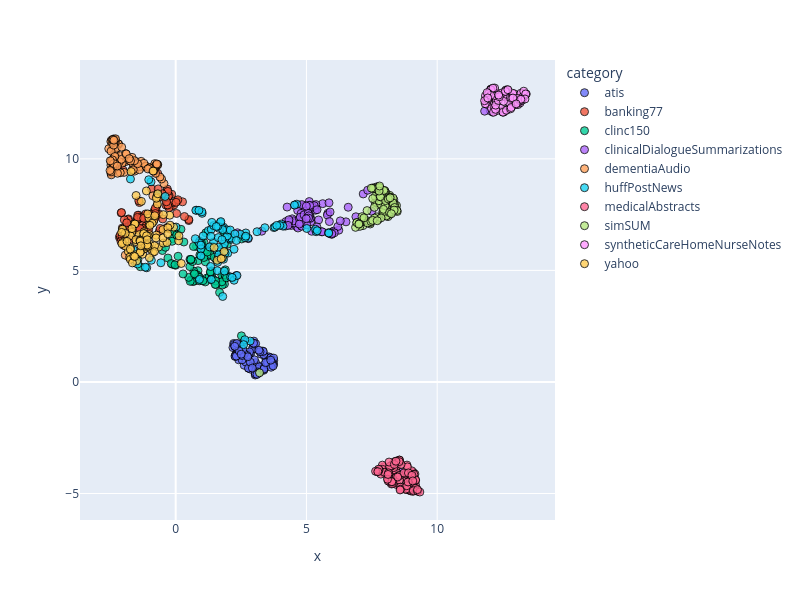

The notebook cell saved with this chart:
### Code cell
dimensionality_reduction_plots(file_paths="./outputsTest/*/mda_dim_scores.csv")

### Figure 1 — Plotly figure (JSON) as saved in the notebook; plotly's stock layout.template omitted (floating-point values rounded to 4 significant figures)
{"data": [{"customdata": [["atis_199"], ["atis_12"], ["atis_115"], ["atis_276"], ["atis_188"], ["atis_137"], ["atis_177"], ["atis_106"], ["atis_100"], ["atis_267"], ["atis_112"], ["atis_126"], ["atis_120"], ["atis_239"], ["atis_101"], ["atis_153"], ["atis_13"], ["atis_101"], ["atis_136"], ["atis_212"], ["atis_230"], ["atis_112"], ["atis_122"], ["atis_156"], ["atis_232"], ["atis_3"], ["atis_171"], ["atis_187"], ["atis_151"], ["atis_10"], ["atis_154"], ["atis_425"], ["atis_185"], ["atis_25"], ["atis_148"], ["atis_134"], ["atis_188"], ["atis_193"], ["atis_129"], ["atis_109"], ["atis_180"], ["atis_275"], ["atis_124"], ["atis_10"], ["atis_210"], ["atis_118"], ["atis_206"], ["atis_138"], ["atis_15"], ["atis_227"], ["atis_13"], ["atis_218"], ["atis_20"], ["atis_150"], ["atis_110"], ["atis_164"], ["atis_116"], ["atis_152"], ["atis_132"], ["atis_144"], ["atis_128"], ["atis_117"], ["atis_217"], ["atis_17"], ["atis_168"], ["atis_15"], ["atis_10"], ["atis_100"], ["atis_130"], ["atis_111"], ["atis_150"], ["atis_544"], ["atis_145"], ["atis_108"], ["atis_270"], ["atis_209"], ["atis_118"], ["atis_117"], ["atis_304"], ["atis_128"], ["atis_101"], ["atis_210"], ["atis_204"], ["atis_157"], ["atis_11"], ["atis_268"], ["atis_116"], ["atis_148"], ["atis_112"], ["atis_198"], ["atis_125"], ["atis_0"], ["atis_128"], ["atis_129"], ["atis_199"], ["atis_105"], ["atis_257"], ["atis_108"], ["atis_153"], ["atis_11"]], "hovertemplate": "category=atis<br>x=%{x}<br>y=%{y}<br>doc_id=%{customdata[0]}<extra></extra>", "legendgroup": "atis", "marker": {"color": "#636efa", "line": {"color": "black", "width": 1}, "opacity": 0.8, "size": 8, "symbol": "circle"}, "mode": "markers", "name": "atis", "orientation": "v", "showlegend": true, "type": "scatter", "x": [3.036, 3.73, 3.111, 3.271, 2.276, 3.058, 3.442, 2.497, 2.218, 2.845, 3.479, 2.988, 2.969, 2.551, 3.448, 2.324, 2.41, 2.349, 2.377, 3.216, 2.356, 2.341, 3.307, 2.87, 3.457, 2.969, 2.491, 3.313, 3.581, 2.934, 2.286, 2.374, 3.011, 3.226, 3.56, 2.293, 2.19, 3.36, 2.793, 2.621, 2.806, 3.369, 2.327, 3.331, 2.401, 3.096, 2.274, 3.197, 2.825, 3.004, 2.685, 3.383, 3.057, 3.042, 2.539, 2.268, 2.865, 3.582, 2.782, 3.139, 2.978, 3.058, 2.622, 3.348, 2.326, 3.636, 2.469, 3.749, 3.395, 3.045, 3.2, 2.241, 3.224, 2.851, 2.933, 3.741, 2.556, 3.681, 2.733, 2.626, 3.494, 3.379, 2.535, 3.179, 3.744, 3.514, 3.683, 3.647, 3.727, 2.27, 3.441, 3.109, 2.341, 2.32, 2.567, 2.421, 2.755, 3.634, 2.505, 2.257], "xaxis": "x", "y": [0.7642, 0.8011, 0.5624, 1.245, 1.18, 0.8569, 1.112, 1.456, 1.725, 0.6863, 0.787, 1.83, 1.462, 1.247, 0.7316, 1.282, 0.992, 1.295, 1.691, 0.539, 1.414, 1.455, 0.6445, 1.285, 1.0, 1.599, 1.543, 0.7267, 1.08, 1.484, 1.164, 1.544, 0.9917, 0.5749, 1.125, 1.59, 1.54, 0.5195, 0.6106, 0.7478, 1.237, 1.224, 1.522, 1.381, 1.655, 0.587, 1.618, 0.6765, 1.345, 1.694, 0.8894, 0.5612, 1.716, 0.3118, 0.9911, 1.599, 0.5719, 0.9869, 0.6179, 0.4501, 1.736, 0.3682, 1.818, 1.369, 1.561, 1.086, 1.624, 0.9631, 0.657, 0.361, 0.4295, 1.678, 1.355, 0.8876, 0.6228, 0.7893, 1.41, 0.7535, 1.186, 1.258, 0.7778, 0.5841, 1.185, 1.423, 1.07, 0.8746, 0.8699, 0.6593, 0.7195, 1.144, 0.8652, 0.3385, 1.726, 1.158, 1.463, 1.398, 1.127, 0.9752, 1.244, 1.596], "yaxis": "y"}, {"customdata": [["atis_303"], ["atis_171"], ["atis_196"], ["atis_294"], ["atis_199"], ["atis_146"], ["atis_243"], ["atis_116"], ["atis_119"], ["atis_297"], ["atis_275"], ["atis_159"], ["atis_299"], ["atis_245"], ["atis_146"], ["atis_194"], ["atis_143"], ["atis_170"], ["atis_15"], ["atis_283"], ["atis_234"], ["atis_220"], ["atis_222"], ["atis_211"], ["atis_410"], ["atis_343"], ["atis_196"], ["atis_252"], ["atis_166"], ["atis_271"], ["atis_223"], ["atis_475"], ["atis_216"], ["atis_289"], ["atis_15"], ["atis_15"], ["atis_239"], ["atis_372"], ["atis_185"], ["atis_22"], ["atis_236"], ["atis_276"], ["atis_130"], ["atis_133"], ["atis_249"], ["atis_155"], ["atis_249"], ["atis_176"], ["atis_249"], ["atis_257"], ["atis_168"], ["atis_290"], ["atis_27"], ["atis_200"], ["atis_215"], ["atis_18"], ["atis_146"], ["atis_158"], ["atis_151"], ["atis_189"], ["atis_225"], ["atis_233"], ["atis_255"], ["atis_239"], ["atis_221"], ["atis_161"], ["atis_126"], ["atis_148"], ["atis_154"], ["atis_118"], ["atis_297"], ["atis_586"], ["atis_195"], ["atis_128"], ["atis_303"], ["atis_305"], ["atis_283"], ["atis_169"], ["atis_314"], ["atis_196"], ["atis_246"], ["atis_259"], ["atis_271"], ["atis_182"], ["atis_380"], ["atis_330"], ["atis_173"], ["atis_383"], ["atis_359"], ["atis_334"], ["atis_136"], ["atis_134"], ["atis_158"], ["atis_144"], ["atis_216"], ["atis_208"], ["atis_271"], ["atis_166"], ["atis_211"], ["atis_24"]], "hovertemplate": "category=banking77<br>x=%{x}<br>y=%{y}<br>doc_id=%{customdata[0]}<extra></extra>", "legendgroup": "banking77", "marker": {"color": "#EF553B", "line": {"color": "black", "width": 1}, "opacity": 0.8, "size": 8, "symbol": "circle"}, "mode": "markers", "name": "banking77", "orientation": "v", "showlegend": true, "type": "scatter", "x": [-0.1507, -1.275, -0.3252, -1.461, -0.8145, -0.9497, 0.05751, -0.2528, -0.3321, 0.5009, 0.5015, -1.32, -0.4444, 0.03462, -1.205, -1.135, -0.921, -0.7015, -1.488, -0.648, -2.013, -0.1629, -1.254, -0.2813, -2.085, -1.804, -1.826, -2.224, -1.149, -1.414, -0.3198, 0.2614, -1.974, -1.674, -0.2996, -1.991, -2.152, -0.7179, -2.11, -0.07561, -1.133, -2.128, -0.8269, -0.6876, -2.472, -0.306, -1.385, -1.061, -1.77, -0.5124, -0.1451, -1.776, -1.453, -2.042, -1.211, -1.692, -1.154, -1.91, -0.8135, -0.6247, -0.2318, -2.051, -1.412, 0.08341, -0.2574, -1.304, -0.9762, -1.0, -0.5914, -0.9849, -0.3726, -1.559, -0.9868, -1.966, -0.7617, -1.353, 0.3335, -0.7847, -1.149, -1.439, -1.314, 0.01346, -1.838, -1.457, -2.073, -0.6694, -1.031, -1.424, -0.7743, -1.224, -2.016, -1.366, -0.3037, -1.79, -0.3516, -0.4959, -0.3361, 0.7258, -1.871, -2.094], "xaxis": "x", "y": [8.415, 6.306, 8.239, 7.275, 7.669, 7.523, 8.115, 8.35, 8.528, 7.234, 7.281, 7.114, 8.258, 7.552, 6.854, 6.991, 8.654, 7.478, 7.239, 7.537, 9.495, 7.869, 6.89, 8.324, 7.575, 7.308, 7.275, 9.624, 6.826, 7.474, 8.645, 8.075, 6.895, 6.383, 8.54, 6.125, 6.482, 7.904, 6.444, 7.922, 7.477, 6.575, 7.26, 9.347, 9.35, 7.905, 8.042, 6.753, 6.881, 8.437, 8.01, 5.589, 7.468, 6.899, 7.414, 7.017, 6.62, 6.73, 7.317, 6.759, 6.857, 6.519, 8.119, 8.166, 7.807, 7.355, 7.305, 7.349, 6.884, 7.272, 7.926, 6.825, 7.445, 7.265, 7.727, 7.353, 7.415, 7.779, 7.531, 7.303, 7.365, 8.053, 6.718, 7.376, 7.594, 8.653, 6.848, 6.797, 7.548, 7.334, 6.851, 6.876, 7.93, 6.854, 8.077, 7.307, 6.923, 4.53, 7.134, 6.3], "yaxis": "y"}, {"customdata": [["atis_356"], ["atis_200"], ["atis_317"], ["atis_361"], ["atis_220"], ["atis_246"], ["atis_305"], ["atis_122"], ["atis_220"], ["atis_520"], ["atis_297"], ["atis_181"], ["atis_309"], ["atis_378"], ["atis_247"], ["atis_234"], ["atis_189"], ["atis_226"], ["atis_156"], ["atis_34"], ["atis_253"], ["atis_299"], ["atis_290"], ["atis_252"], ["atis_418"], ["atis_360"], ["atis_256"], ["atis_320"], ["atis_315"], ["atis_28"], ["atis_249"], ["atis_559"], ["atis_251"], ["atis_297"], ["atis_305"], ["atis_20"], ["atis_426"], ["atis_376"], ["atis_233"], ["atis_220"], ["atis_256"], ["atis_279"], ["atis_164"], ["atis_298"], ["atis_270"], ["atis_185"], ["atis_251"], ["atis_280"], ["atis_368"], ["atis_265"], ["atis_201"], ["atis_436"], ["atis_337"], ["atis_273"], ["atis_394"], ["atis_220"], ["atis_32"], ["atis_18"], ["atis_242"], ["atis_229"], ["atis_292"], ["atis_261"], ["atis_317"], ["atis_274"], ["atis_277"], ["atis_207"], ["atis_141"], ["atis_268"], ["atis_165"], ["atis_191"], ["atis_318"], ["atis_642"], ["atis_369"], ["atis_155"], ["atis_347"], ["atis_344"], ["atis_487"], ["atis_174"], ["atis_321"], ["atis_230"], ["atis_274"], ["atis_372"], ["atis_282"], ["atis_2"], ["atis_405"], ["atis_349"], ["atis_209"], ["atis_395"], ["atis_389"], ["atis_389"], ["atis_258"], ["atis_200"], ["atis_197"], ["atis_239"], ["atis_230"], ["atis_240"], ["atis_325"], ["atis_223"], ["atis_286"], ["atis_259"]], "hovertemplate": "category=clinc150<br>x=%{x}<br>y=%{y}<br>doc_id=%{customdata[0]}<extra></extra>", "legendgroup": "clinc150", "marker": {"color": "#00cc96", "line": {"color": "black", "width": 1}, "opacity": 0.8, "size": 8, "symbol": "circle"}, "mode": "markers", "name": "clinc150", "orientation": "v", "showlegend": true, "type": "scatter", "x": [1.367, 1.084, 0.5929, 1.31, 0.9809, 1.372, 1.23, 1.189, 0.857, 1.918, 1.801, 1.801, 0.7555, 1.272, 0.993, 1.864, 1.312, 0.9867, 0.7975, 1.153, 1.765, 1.378, 0.001379, 0.853, 0.5931, 0.6955, 1.374, 0.9652, 1.36, 0.8257, 1.135, 0.5462, 1.961, 0.09277, 0.6967, 1.168, 1.898, 1.766, 0.05412, 0.5429, 2.514, 0.2012, 1.692, 0.6449, 0.6614, -0.123, 1.783, 0.8113, 0.8958, -0.005429, -0.2971, 0.5563, 1.395, 0.9241, 1.968, -0.1273, 1.077, 1.901, 1.444, 1.536, 1.476, -0.1704, 1.546, 0.9791, 1.909, 0.7224, 1.103, 0.5786, 0.4966, -1.354, 0.9031, 1.807, 1.13, 0.8736, 1.765, -1.447, 1.527, 1.882, -0.06735, 1.341, 0.5809, -0.02658, 1.513, 1.879, 0.7176, 0.3118, -0.5071, 0.2815, 1.627, 1.679, -0.1366, 2.027, 0.03893, 1.325, 1.944, 1.043, -0.3919, 1.205, 0.6798, 2.525], "xaxis": "x", "y": [4.956, 6.245, 4.566, 5.898, 6.246, 4.795, 5.635, 4.655, 5.439, 4.715, 6.803, 4.685, 4.618, 4.7, 6.122, 4.391, 5.709, 5.892, 6.07, 6.685, 4.784, 4.619, 6.667, 4.986, 4.567, 4.957, 4.981, 4.556, 4.575, 4.648, 5.385, 5.493, 4.777, 5.634, 4.543, 5.914, 5.026, 5.963, 6.65, 5.17, 2.066, 6.843, 5.742, 5.398, 4.499, 6.421, 4.346, 4.802, 4.71, 5.231, 5.553, 4.509, 6.078, 5.688, 6.168, 5.276, 5.578, 4.732, 4.587, 5.516, 5.585, 5.307, 4.371, 5.956, 4.692, 4.818, 5.884, 5.464, 4.686, 5.165, 4.534, 6.004, 4.484, 4.697, 4.489, 5.482, 4.526, 4.804, 6.75, 4.925, 5.496, 5.254, 4.37, 6.65, 4.849, 6.273, 5.892, 4.842, 5.59, 4.012, 6.305, 6.41, 6.583, 4.935, 4.667, 4.539, 6.037, 5.823, 6.072, 6.411], "yaxis": "y"}, {"customdata": [["atis_36"], ["atis_223"], ["atis_421"], ["atis_394"], ["atis_24"], ["atis_385"], ["atis_316"], ["atis_187"], ["atis_313"], ["atis_547"], ["atis_337"], ["atis_227"], ["atis_324"], ["atis_463"], ["atis_361"], ["atis_294"], ["atis_206"], ["atis_28"], ["atis_239"], ["atis_39"], ["atis_261"], ["atis_313"], ["atis_457"], ["atis_360"], ["atis_453"], ["atis_398"], ["atis_430"], ["atis_324"], ["atis_357"], ["atis_335"], ["atis_269"], ["atis_562"], ["atis_26"], ["atis_409"], ["atis_32"], ["atis_241"], ["atis_488"], ["atis_407"], ["atis_447"], ["atis_235"], ["atis_292"], ["atis_303"], ["atis_252"], ["atis_347"], ["atis_386"], ["atis_325"], ["atis_311"], ["atis_437"], ["atis_417"], ["atis_356"], ["atis_210"], ["atis_455"], ["atis_404"], ["atis_336"], ["atis_396"], ["atis_239"], ["atis_42"], ["atis_379"], ["atis_38"], ["atis_317"], ["atis_338"], ["atis_304"], ["atis_454"], ["atis_300"], ["atis_304"], ["atis_254"], ["atis_237"], ["atis_345"], ["atis_188"], ["atis_246"], ["atis_389"], ["atis_645"], ["atis_407"], ["atis_21"], ["atis_355"], ["atis_367"], ["atis_488"], ["atis_318"], ["atis_334"], ["atis_276"], ["atis_427"], ["atis_412"], ["atis_302"], ["atis_27"], ["atis_441"], ["atis_397"], ["atis_276"], ["atis_468"], ["atis_430"], ["atis_398"], ["atis_310"], ["atis_213"], ["atis_224"], ["atis_381"], ["atis_237"], ["atis_288"], ["atis_338"], ["atis_326"], ["atis_300"], ["atis_337"]], "hovertemplate": "category=clinicalDialogueSummarizations<br>x=%{x}<br>y=%{y}<br>doc_id=%{customdata[0]}<extra></extra>", "legendgroup": "clinicalDialogueSummarizations", "marker": {"color": "#ab63fa", "line": {"color": "black", "width": 1}, "opacity": 0.8, "size": 8, "symbol": "circle"}, "mode": "markers", "name": "clinicalDialogueSummarizations", "orientation": "v", "showlegend": true, "type": "scatter", "x": [4.417, 4.623, 2.362, 4.676, 4.94, 4.758, 6.892, 5.163, 4.123, 4.218, 6.238, 5.048, 4.93, 4.457, 4.866, 5.822, 5.997, 6.04, 4.971, 5.27, 4.738, 5.622, 6.201, 5.293, 4.481, 5.029, 5.373, 4.557, 5.087, 5.2, 5.464, 5.333, 3.29, 2.317, 5.897, 6.512, 5.133, 5.862, 6.597, 12.12, 4.44, 5.107, 7.171, 5.8, 5.077, 2.776, 5.57, 6.294, 4.848, 4.941, 12.03, 5.066, 4.261, 5.108, 5.341, 4.815, 5.203, 4.936, 4.816, 5.904, 4.544, 5.4, 5.979, 5.359, 5.877, 4.665, 4.536, 4.515, 5.166, 4.732, 5.145, 4.328, 4.329, 4.195, 5.967, 5.213, 5.298, 5.606, 5.009, 4.798, 4.777, 7.696, 4.765, 5.124, 6.066, 4.91, 5.066, 5.092, 5.08, 4.822, 8.632, 4.996, 5.406, 4.295, 7.342, 5.968, 11.81, 4.726, 7.497, 4.993], "xaxis": "x", "y": [7.015, 6.964, 6.686, 6.901, 7.329, 7.915, 7.403, 7.317, 7.009, 7.189, 6.802, 7.757, 7.435, 7.312, 7.361, 7.563, 6.728, 6.762, 7.471, 7.912, 7.208, 7.992, 6.969, 7.89, 7.159, 7.764, 6.806, 7.93, 7.775, 6.755, 7.262, 7.8, 6.757, 4.766, 6.648, 7.177, 7.448, 8.028, 7.831, 12.1, 7.112, 8.086, 8.428, 7.481, 7.808, 6.424, 6.733, 7.22, 7.229, 7.904, 12.16, 7.722, 7.839, 7.918, 7.697, 7.001, 7.823, 7.673, 6.978, 7.619, 7.145, 6.949, 6.684, 7.952, 7.19, 7.687, 7.124, 7.221, 7.183, 7.31, 7.333, 7.177, 7.269, 6.986, 6.615, 7.87, 7.903, 6.73, 7.047, 7.555, 7.15, 8.747, 7.389, 7.912, 6.685, 7.489, 7.557, 7.445, 7.342, 7.951, -4.048, 7.883, 7.719, 7.016, 8.593, 6.64, 12.14, 7.076, 7.651, 7.317], "yaxis": "y"}, {"customdata": [["atis_405"], ["atis_232"], ["atis_424"], ["atis_402"], ["atis_364"], ["atis_416"], ["atis_365"], ["atis_288"], ["atis_316"], ["atis_553"], ["atis_403"], ["atis_380"], ["atis_329"], ["atis_488"], ["atis_364"], ["atis_386"], ["atis_284"], ["atis_280"], ["atis_392"], ["atis_428"], ["atis_447"], ["atis_441"], ["atis_474"], ["atis_510"], ["atis_467"], ["atis_512"], ["atis_44"], ["atis_338"], ["atis_537"], ["atis_405"], ["atis_325"], ["atis_57"], ["atis_298"], ["atis_455"], ["atis_424"], ["atis_473"], ["atis_514"], ["atis_448"], ["atis_46"], ["atis_280"], ["atis_420"], ["atis_316"], ["atis_352"], ["atis_479"], ["atis_397"], ["atis_391"], ["atis_456"], ["atis_525"], ["atis_554"], ["atis_383"], ["atis_32"], ["atis_513"], ["atis_407"], ["atis_348"], ["atis_428"], ["atis_244"], ["atis_490"], ["atis_41"], ["atis_525"], ["atis_523"], ["atis_351"], ["atis_334"], ["atis_464"], ["atis_421"], ["atis_320"], ["atis_278"], ["atis_386"], ["atis_351"], ["atis_228"], ["atis_289"], ["atis_563"], ["atis_646"], ["atis_451"], ["atis_381"], ["atis_368"], ["atis_400"], ["atis_526"], ["atis_360"], ["atis_401"], ["atis_478"], ["atis_469"], ["atis_422"], ["atis_353"], ["atis_279"], ["atis_467"], ["atis_503"], ["atis_285"], ["atis_469"], ["atis_465"], ["atis_494"], ["atis_516"], ["atis_264"], ["atis_243"], ["atis_392"], ["atis_250"], ["atis_325"], ["atis_454"], ["atis_403"], ["atis_34"], ["atis_388"]], "hovertemplate": "category=dementiaAudio<br>x=%{x}<br>y=%{y}<br>doc_id=%{customdata[0]}<extra></extra>", "legendgroup": "dementiaAudio", "marker": {"color": "#FFA15A", "line": {"color": "black", "width": 1}, "opacity": 0.8, "size": 8, "symbol": "circle"}, "mode": "markers", "name": "dementiaAudio", "orientation": "v", "showlegend": true, "type": "scatter", "x": [-0.8728, -0.9181, -2.18, -1.932, -2.389, -0.9167, -2.127, -2.476, -2.369, -1.979, -2.049, -0.4479, -2.331, -2.287, -1.488, -2.4, -2.373, -0.9294, -2.369, -2.042, -2.126, -0.7879, -2.455, -2.464, -1.628, -1.261, -1.323, -2.2, -2.356, -2.423, -1.571, -2.153, -2.42, -1.644, -1.914, -1.148, -1.397, -2.279, -2.119, -0.7597, -2.065, -1.663, -2.431, -2.466, -1.387, -2.461, -0.6877, -0.7991, -1.771, -2.427, -2.479, -2.076, -2.299, -0.7672, -1.715, -0.8164, -0.5397, -2.417, -1.929, -2.226, -2.56, -2.466, -0.6525, -1.141, -1.215, -0.7593, -2.472, -1.622, -2.31, -1.669, -2.47, -2.42, -2.36, -0.6023, -2.363, -0.6944, -0.7476, -1.89, -2.382, -2.328, -1.454, -2.412, -2.319, -1.574, -2.415, -2.374, -2.302, -1.004, -2.4, -2.371, -1.727, -1.063, -2.511, -2.362, -2.232, -0.7715, -2.503, -0.7184, -0.8407, -1.778], "xaxis": "x", "y": [8.345, 9.586, 10.66, 9.867, 10.63, 9.624, 9.401, 9.715, 10.76, 9.393, 9.856, 8.889, 9.548, 10.22, 9.849, 9.555, 9.805, 9.53, 9.475, 9.809, 10.14, 9.594, 9.509, 9.283, 9.74, 9.635, 9.888, 10.68, 10.2, 10.55, 9.449, 9.872, 10.63, 9.91, 10.24, 9.668, 9.65, 10.47, 9.38, 9.628, 10.53, 9.5, 10.73, 9.901, 9.514, 10.83, 9.738, 9.785, 9.92, 9.935, 10.77, 9.978, 10.79, 9.626, 9.968, 9.529, 9.097, 9.576, 5.682, 9.354, 10.45, 9.861, 8.279, 9.667, 9.799, 9.687, 10.34, 9.51, 9.766, 10.07, 9.416, 10.72, 10.75, 9.185, 10.82, 9.729, 9.72, 10.22, 10.89, 10.1, 9.781, 10.84, 10.86, 9.916, 9.952, 10.62, 10.9, 9.596, 10.87, 9.787, 9.901, 9.549, 9.475, 10.84, 9.677, 9.349, 9.913, 9.772, 9.453, 10.01], "yaxis": "y"}, {"customdata": [["atis_434"], ["atis_29"], ["atis_510"], ["atis_407"], ["atis_392"], ["atis_641"], ["atis_455"], ["atis_305"], ["atis_432"], ["atis_578"], ["atis_413"], ["atis_46"], ["atis_34"], ["atis_52"], ["atis_368"], ["atis_445"], ["atis_345"], ["atis_338"], ["atis_487"], ["atis_438"], ["atis_493"], ["atis_493"], ["atis_486"], ["atis_523"], ["atis_620"], ["atis_518"], ["atis_443"], ["atis_541"], ["atis_612"], ["atis_460"], ["atis_392"], ["atis_587"], ["atis_307"], ["atis_482"], ["atis_466"], ["atis_504"], ["atis_54"], ["atis_478"], ["atis_481"], ["atis_338"], ["atis_443"], ["atis_323"], ["atis_388"], ["atis_533"], ["atis_505"], ["atis_543"], ["atis_50"], ["atis_547"], ["atis_577"], ["atis_405"], ["atis_356"], ["atis_538"], ["atis_408"], ["atis_392"], ["atis_490"], ["atis_374"], ["atis_543"], ["atis_422"], ["atis_577"], ["atis_529"], ["atis_410"], ["atis_424"], ["atis_470"], ["atis_471"], ["atis_382"], ["atis_335"], ["atis_458"], ["atis_410"], ["atis_258"], ["atis_293"], ["atis_567"], ["atis_692"], ["atis_475"], ["atis_384"], ["atis_375"], ["atis_607"], ["atis_538"], ["atis_399"], ["atis_48"], ["atis_546"], ["atis_495"], ["atis_462"], ["atis_507"], ["atis_425"], ["atis_552"], ["atis_524"], ["atis_360"], ["atis_545"], ["atis_472"], ["atis_511"], ["atis_602"], ["atis_294"], ["atis_369"], ["atis_469"], ["atis_327"], ["atis_389"], ["atis_476"], ["atis_443"], ["atis_350"], ["atis_391"]], "hovertemplate": "category=huffPostNews<br>x=%{x}<br>y=%{y}<br>doc_id=%{customdata[0]}<extra></extra>", "legendgroup": "huffPostNews", "marker": {"color": "#19d3f3", "line": {"color": "black", "width": 1}, "opacity": 0.8, "size": 8, "symbol": "circle"}, "mode": "markers", "name": "huffPostNews", "orientation": "v", "showlegend": true, "type": "scatter", "x": [4.632, 1.814, 4.541, 1.829, 2.171, 2.101, 1.362, 5.369, 5.349, 1.447, 1.25, 1.294, 3.755, 3.798, 2.847, 2.682, 2.656, -1.109, 4.039, 1.571, 0.9132, 5.841, 5.855, 1.774, 2.01, 2.099, 1.708, 0.01166, 1.012, 0.802, 0.8924, 2.121, -0.5662, 5.014, -1.542, 0.7501, 1.628, 1.897, 1.993, 1.972, 1.36, 1.606, -0.6934, -1.457, 0.9652, 1.453, 0.9099, 1.77, -0.4038, 4.104, -0.9321, -0.943, 2.232, 1.651, -1.73, 1.798, 2.343, 0.9643, 3.11, 3.978, 2.645, 1.969, 2.771, 1.59, -1.623, 1.794, 2.231, -1.03, 2.472, 0.7687, 1.613, 1.337, 1.856, 5.413, 1.862, 3.409, -1.162, 0.9637, 2.156, 1.726, 1.828, 1.051, 2.085, 2.652, 1.002, 2.264, 0.8893, 1.383, 1.769, 3.863, 2.681, 2.32, 8.562, 2.598, 1.661, 1.637, 1.553, 1.346, 1.888, 1.645], "xaxis": "x", "y": [7.968, 6.005, 7.927, 6.938, 4.671, 6.385, 4.592, 6.733, 6.845, 6.271, 6.781, 6.052, 6.92, 6.943, 1.832, 6.678, 6.508, 5.117, 7.079, 5.925, 6.315, 6.69, 6.674, 5.624, 6.421, 4.706, 7.148, 6.945, 7.558, 7.697, 6.238, 6.448, 5.341, 6.878, 5.335, 6.42, 6.471, 6.448, 5.773, 6.55, 6.839, 5.364, 8.394, 5.287, 5.964, 7.01, 4.595, 6.917, 8.314, 6.983, 5.455, 8.972, 4.56, 6.885, 9.098, 3.831, 4.772, 6.134, 6.734, 7.016, 1.892, 6.816, 6.451, 4.986, 5.921, 6.83, 5.948, 9.064, 6.62, 7.693, 6.981, 5.176, 6.182, 6.779, 4.966, 6.914, 5.143, 5.65, 4.686, 7.186, 5.499, 6.547, 6.81, 6.46, 7.628, 6.633, 7.693, 7.153, 6.381, 7.016, 6.534, 6.34, -4.136, 1.673, 5.554, 6.035, 6.966, 6.525, 5.77, 5.701], "yaxis": "y"}, {"customdata": [["atis_436"], ["atis_387"], ["atis_524"], ["atis_469"], ["atis_441"], ["atis_643"], ["atis_493"], ["atis_372"], ["atis_446"], ["atis_636"], ["atis_514"], ["atis_614"], ["atis_364"], ["atis_582"], ["atis_459"], ["atis_454"], ["atis_622"], ["atis_382"], ["atis_488"], ["atis_487"], ["atis_609"], ["atis_524"], ["atis_539"], ["atis_647"], ["atis_655"], ["atis_605"], ["atis_455"], ["atis_58"], ["atis_658"], ["atis_521"], ["atis_422"], ["atis_599"], ["atis_426"], ["atis_531"], ["atis_470"], ["atis_545"], ["atis_597"], ["atis_498"], ["atis_535"], ["atis_396"], ["atis_502"], ["atis_389"], ["atis_475"], ["atis_580"], ["atis_52"], ["atis_593"], ["atis_656"], ["atis_574"], ["atis_630"], ["atis_439"], ["atis_415"], ["atis_660"], ["atis_479"], ["atis_537"], ["atis_512"], ["atis_379"], ["atis_618"], ["atis_482"], ["atis_673"], ["atis_573"], ["atis_426"], ["atis_483"], ["atis_479"], ["atis_530"], ["atis_413"], ["atis_40"], ["atis_586"], ["atis_551"], ["atis_356"], ["atis_378"], ["atis_586"], ["atis_694"], ["atis_483"], ["atis_568"], ["atis_395"], ["atis_621"], ["atis_57"], ["atis_536"], ["atis_558"], ["atis_599"], ["atis_521"], ["atis_478"], ["atis_595"], ["atis_540"], ["atis_6"], ["atis_531"], ["atis_385"], ["atis_581"], ["atis_603"], ["atis_517"], ["atis_614"], ["atis_384"], ["atis_48"], ["atis_495"], ["atis_410"], ["atis_489"], ["atis_522"], ["atis_491"], ["atis_527"], ["atis_439"]], "hovertemplate": "category=medicalAbstracts<br>x=%{x}<br>y=%{y}<br>doc_id=%{customdata[0]}<extra></extra>", "legendgroup": "medicalAbstracts", "marker": {"color": "#FF6692", "line": {"color": "black", "width": 1}, "opacity": 0.8, "size": 8, "symbol": "circle"}, "mode": "markers", "name": "medicalAbstracts", "orientation": "v", "showlegend": true, "type": "scatter", "x": [7.969, 8.272, 9.006, 7.905, 9.089, 9.16, 7.911, 8.25, 8.815, 8.173, 8.12, 8.36, 8.835, 9.171, 8.351, 8.023, 9.075, 8.128, 8.789, 8.946, 8.978, 8.463, 7.975, 9.141, 9.06, 9.209, 8.284, 9.028, 8.347, 8.421, 8.734, 8.975, 9.148, 8.45, 9.01, 8.342, 7.711, 8.251, 7.848, 8.043, 8.803, 8.523, 8.44, 7.982, 9.174, 8.911, 8.527, 8.288, 9.064, 8.159, 8.232, 7.755, 8.457, 7.782, 9.107, 8.56, 8.947, 8.524, 8.913, 8.373, 8.796, 8.531, 8.989, 8.285, 8.593, 7.76, 9.179, 8.599, 8.263, 8.181, 8.581, 8.562, 8.563, 8.845, 9.177, 8.485, 8.861, 8.836, 8.727, 8.139, 8.9, 8.099, 9.265, 8.619, 8.886, 9.09, 9.247, 9.336, 8.553, 9.036, 8.119, 8.49, 9.247, 8.161, 7.644, 8.548, 9.068, 7.732, 8.362, 8.423], "xaxis": "x", "y": [-3.804, -4.02, -4.587, -3.729, -4.062, -4.788, -3.919, -4.572, -4.473, -4.463, -4.366, -3.719, -4.334, -4.623, -4.15, -4.083, -4.82, -4.443, -4.816, -4.292, -4.833, -4.606, -4.092, -4.361, -4.73, -4.823, -3.719, -3.984, -4.519, -3.981, -4.757, -4.877, -4.125, -3.766, -4.21, -3.838, -4.028, -3.747, -4.132, -4.047, -4.129, -4.205, -4.26, -4.049, -4.414, -4.836, -3.53, -4.56, -4.905, -4.124, -3.783, -3.982, -3.558, -3.936, -4.143, -4.396, -4.855, -3.628, -4.8, -3.575, -4.81, -3.542, -4.205, -4.476, -4.718, -3.911, -4.765, -4.81, -4.471, -3.787, -4.841, -3.506, -4.192, -3.727, -4.393, -3.575, -3.807, -4.653, -4.077, -4.073, -4.08, -4.362, -4.885, -3.698, -4.483, -4.875, -4.9, -4.933, -3.5, -4.185, -4.146, -4.262, -4.828, -3.591, -4.005, -3.572, -4.437, -4.023, -3.702, -3.553], "yaxis": "y"}, {"customdata": [["atis_533"], ["atis_406"], ["atis_539"], ["atis_536"], ["atis_468"], ["atis_662"], ["atis_503"], ["atis_584"], ["atis_495"], ["atis_651"], ["atis_615"], ["atis_629"], ["atis_5"], ["atis_698"], ["atis_66"], ["atis_497"], ["atis_624"], ["atis_482"], ["atis_514"], ["atis_6"], ["atis_610"], ["atis_592"], ["atis_557"], ["atis_692"], ["atis_716"], ["atis_698"], ["atis_575"], ["atis_6"], ["atis_714"], ["atis_593"], ["atis_502"], ["atis_643"], ["atis_501"], ["atis_59"], ["atis_575"], ["atis_637"], ["atis_600"], ["atis_523"], ["atis_628"], ["atis_432"], ["atis_572"], ["atis_470"], ["atis_481"], ["atis_590"], ["atis_579"], ["atis_680"], ["atis_691"], ["atis_616"], ["atis_64"], ["atis_494"], ["atis_503"], ["atis_663"], ["atis_512"], ["atis_561"], ["atis_538"], ["atis_402"], ["atis_688"], ["atis_510"], ["atis_680"], ["atis_603"], ["atis_496"], ["atis_612"], ["atis_55"], ["atis_570"], ["atis_533"], ["atis_518"], ["atis_587"], ["atis_65"], ["atis_436"], ["atis_52"], ["atis_588"], ["atis_701"], ["atis_554"], ["atis_581"], ["atis_527"], ["atis_648"], ["atis_624"], ["atis_575"], ["atis_588"], ["atis_612"], ["atis_685"], ["atis_64"], ["atis_656"], ["atis_564"], ["atis_613"], ["atis_617"], ["atis_622"], ["atis_675"], ["atis_610"], ["atis_617"], ["atis_624"], ["atis_385"], ["atis_634"], ["atis_611"], ["atis_626"], ["atis_527"], ["atis_523"], ["atis_558"], ["atis_645"], ["atis_50"]], "hovertemplate": "category=simSUM<br>x=%{x}<br>y=%{y}<br>doc_id=%{customdata[0]}<extra></extra>", "legendgroup": "simSUM", "marker": {"color": "#B6E880", "line": {"color": "black", "width": 1}, "opacity": 0.8, "size": 8, "symbol": "circle"}, "mode": "markers", "name": "simSUM", "orientation": "v", "showlegend": true, "type": "scatter", "x": [7.197, 8.211, 7.424, 8.124, 7.695, 7.751, 8.43, 8.179, 7.163, 7.777, 7.148, 7.878, 8.182, 7.63, 8.118, 7.023, 7.915, 8.28, 8.379, 7.684, 7.753, 8.342, 7.635, 8.099, 8.167, 8.144, 8.09, 7.189, 7.147, 7.44, 8.134, 7.733, 7.825, 8.444, 7.709, 7.954, 8.03, 7.597, 8.381, 7.436, 8.223, 8.288, 8.01, 7.58, 8.011, 7.627, 7.144, 7.796, 7.775, 7.991, 8.338, 7.727, 8.054, 7.32, 7.942, 8.261, 7.793, 7.853, 8.312, 7.887, 7.796, 8.319, 7.6, 7.831, 8.474, 8.008, 7.528, 6.932, 7.947, 7.043, 7.771, 8.313, 6.878, 7.839, 7.372, 8.025, 6.923, 8.13, 8.375, 7.022, 7.339, 8.459, 7.825, 3.206, 7.958, 7.125, 7.2, 8.178, 7.469, 8.354, 7.557, 7.779, 7.536, 7.798, 7.528, 7.482, 7.706, 8.248, 7.003, 8.199], "xaxis": "x", "y": [7.243, 8.282, 7.197, 8.267, 7.399, 7.29, 7.732, 7.498, 7.009, 7.939, 7.258, 8.201, 8.366, 8.038, 7.411, 7.064, 7.6, 7.9, 7.963, 8.048, 8.268, 8.162, 8.651, 7.588, 8.293, 8.248, 7.483, 7.29, 7.193, 7.081, 7.837, 8.495, 8.266, 7.909, 8.625, 7.541, 8.481, 7.825, 7.888, 7.138, 8.267, 7.997, 8.541, 8.7, 7.625, 8.322, 7.237, 8.479, 8.699, 8.581, 7.775, 8.722, 7.441, 7.681, 7.636, 8.149, 8.679, 7.355, 8.242, 8.343, 8.714, 7.643, 7.344, 7.979, 7.641, 7.898, 8.685, 7.15, 7.737, 6.974, 8.123, 8.02, 6.93, 8.293, 7.21, 8.128, 7.142, 8.204, 7.818, 7.096, 7.128, 7.687, 8.306, 0.4102, 8.582, 7.409, 7.356, 7.596, 7.192, 7.703, 8.668, 8.558, 8.22, 8.783, 7.244, 8.686, 7.226, 7.542, 7.073, 8.254], "yaxis": "y"}, {"customdata": [["atis_536"], ["atis_43"], ["atis_570"], ["atis_660"], ["atis_662"], ["atis_712"], ["atis_504"], ["atis_672"], ["atis_510"], ["atis_83"], ["atis_73"], ["atis_64"], ["atis_536"], ["atis_78"], ["atis_693"], ["atis_5"], ["atis_675"], ["atis_705"], ["atis_663"], ["atis_685"], ["atis_650"], ["atis_604"], ["atis_558"], ["atis_7"], ["atis_9"], ["atis_78"], ["atis_673"], ["atis_668"], ["atis_717"], ["atis_602"], ["atis_592"], ["atis_677"], ["atis_562"], ["atis_66"], ["atis_636"], ["atis_655"], ["atis_619"], ["atis_638"], ["atis_638"], ["atis_433"], ["atis_591"], ["atis_699"], ["atis_519"], ["atis_602"], ["atis_647"], ["atis_708"], ["atis_90"], ["atis_655"], ["atis_69"], ["atis_623"], ["atis_657"], ["atis_688"], ["atis_519"], ["atis_619"], ["atis_565"], ["atis_461"], ["atis_711"], ["atis_553"], ["atis_685"], ["atis_61"], ["atis_555"], ["atis_638"], ["atis_560"], ["atis_618"], ["atis_697"], ["atis_537"], ["atis_606"], ["atis_696"], ["atis_685"], ["atis_529"], ["atis_66"], ["atis_71"], ["atis_594"], ["atis_601"], ["atis_569"], ["atis_660"], ["atis_77"], ["atis_58"], ["atis_713"], ["atis_666"], ["atis_687"], ["atis_695"], ["atis_67"], ["atis_642"], ["atis_648"], ["atis_646"], ["atis_706"], ["atis_70"], ["atis_640"], ["atis_712"], ["atis_706"], ["atis_604"], ["atis_649"], ["atis_629"], ["atis_662"], ["atis_622"], ["atis_556"], ["atis_616"], ["atis_663"], ["atis_530"]], "hovertemplate": "category=syntheticCareHomeNurseNotes<br>x=%{x}<br>y=%{y}<br>doc_id=%{customdata[0]}<extra></extra>", "legendgroup": "syntheticCareHomeNurseNotes", "marker": {"color": "#FF97FF", "line": {"color": "black", "width": 1}, "opacity": 0.8, "size": 8, "symbol": "circle"}, "mode": "markers", "name": "syntheticCareHomeNurseNotes", "orientation": "v", "showlegend": true, "type": "scatter", "x": [11.96, 12.63, 11.93, 11.87, 12.88, 11.96, 12.51, 12.66, 12.52, 12.61, 12.11, 13.12, 12.55, 12.54, 13.27, 11.87, 13.16, 13.26, 12.6, 11.89, 11.92, 12.88, 12.51, 13.2, 13.3, 12.91, 11.84, 13.36, 12.64, 11.88, 12.98, 13.31, 12.08, 12.06, 12.04, 12.45, 12.46, 12.95, 12.03, 13.09, 12.68, 12.51, 12.44, 12.89, 12.25, 12.31, 12.08, 13.17, 12.0, 12.26, 12.73, 12.52, 12.19, 12.62, 11.98, 12.51, 12.26, 12.2, 12.48, 13.09, 13.28, 13.18, 13.22, 12.85, 12.15, 13.31, 12.65, 12.23, 13.2, 11.95, 12.23, 12.34, 13.27, 12.63, 12.16, 12.05, 12.54, 12.13, 13.07, 13.24, 12.6, 12.38, 11.84, 11.97, 11.81, 13.41, 12.81, 12.35, 13.25, 12.05, 11.91, 12.83, 11.94, 12.7, 13.31, 13.39, 13.36, 13.2, 12.9, 13.02], "xaxis": "x", "y": [12.5, 13.09, 12.8, 12.47, 12.41, 12.93, 12.11, 12.21, 12.13, 13.02, 13.02, 12.6, 12.1, 12.16, 12.71, 12.64, 12.64, 12.84, 12.18, 12.45, 12.61, 12.59, 12.8, 12.77, 12.92, 12.81, 12.47, 12.86, 12.98, 12.69, 12.43, 12.81, 12.85, 13.13, 13.09, 12.82, 12.83, 12.91, 12.79, 12.43, 13.09, 12.11, 12.27, 12.94, 12.61, 12.93, 12.25, 12.51, 12.91, 12.15, 12.54, 12.09, 12.29, 12.77, 12.87, 12.81, 12.65, 13.18, 12.96, 12.52, 12.75, 12.6, 12.89, 12.71, 12.09, 12.82, 12.18, 12.22, 12.94, 12.69, 12.41, 12.62, 12.77, 13.02, 12.82, 13.1, 12.58, 13.17, 12.71, 12.62, 13.02, 12.78, 12.82, 12.92, 12.61, 12.9, 12.24, 12.86, 12.67, 12.85, 12.97, 12.3, 12.73, 13.1, 13.03, 12.91, 12.68, 12.67, 12.73, 12.46], "yaxis": "y"}, {"customdata": [["atis_697"], ["atis_605"], ["atis_662"], ["atis_72"], ["atis_77"], ["atis_715"], ["atis_543"], ["atis_74"], ["atis_569"], ["atis_93"], ["atis_89"], ["atis_651"], ["atis_580"], ["atis_93"], ["atis_698"], ["atis_567"], ["atis_695"], ["atis_74"], ["atis_701"], ["atis_7"], ["atis_699"], ["atis_697"], ["atis_660"], ["atis_721"], ["atis_97"], ["atis_94"], ["atis_79"], ["atis_688"], ["atis_81"], ["atis_715"], ["atis_90"], ["atis_716"], ["atis_62"], ["atis_84"], ["atis_681"], ["atis_686"], ["atis_676"], ["atis_66"], ["atis_72"], ["atis_599"], ["atis_635"], ["atis_80"], ["atis_525"], ["atis_98"], ["atis_713"], ["atis_78"], ["atis_99"], ["atis_9"], ["atis_719"], ["atis_82"], ["atis_663"], ["atis_94"], ["atis_603"], ["atis_91"], ["atis_651"], ["atis_620"], ["atis_714"], ["atis_655"], ["atis_703"], ["atis_7"], ["atis_642"], ["atis_89"], ["atis_630"], ["atis_82"], ["atis_7"], ["atis_648"], ["atis_703"], ["atis_700"], ["atis_710"], ["atis_63"], ["atis_666"], ["atis_715"], ["atis_695"], ["atis_704"], ["atis_594"], ["atis_97"], ["atis_85"], ["atis_85"], ["atis_87"], ["atis_73"], ["atis_7"], ["atis_9"], ["atis_97"], ["atis_679"], ["atis_77"], ["atis_719"], ["atis_719"], ["atis_84"], ["atis_684"], ["atis_719"], ["atis_99"], ["atis_700"], ["atis_654"], ["atis_68"], ["atis_94"], ["atis_96"], ["atis_620"], ["atis_681"], ["atis_714"], ["atis_637"]], "hovertemplate": "category=yahoo<br>x=%{x}<br>y=%{y}<br>doc_id=%{customdata[0]}<extra></extra>", "legendgroup": "yahoo", "marker": {"color": "#FECB52", "line": {"color": "black", "width": 1}, "opacity": 0.8, "size": 8, "symbol": "circle"}, "mode": "markers", "name": "yahoo", "orientation": "v", "showlegend": true, "type": "scatter", "x": [-1.955, -0.9919, -1.682, -1.719, -0.8736, 1.469, -1.501, -1.007, -1.263, -1.29, -0.6569, -1.727, -1.139, -1.815, -0.7399, -0.07929, -1.011, -2.02, -1.924, -1.207, -0.2173, -1.212, -0.7007, -1.509, -0.4864, -0.8644, 0.2133, -1.732, -1.757, -1.014, -1.488, -1.393, -1.58, -1.735, -0.8064, -1.313, -1.223, -1.087, -1.388, -1.556, -1.055, -0.4787, -1.006, -0.3329, -1.999, -1.523, -1.655, -0.2974, -1.285, -2.034, -1.931, -0.2276, 0.1104, -1.237, -1.201, -2.068, -1.334, -0.7273, -0.7517, -1.674, -1.706, -1.021, -0.4728, -1.207, 1.786, 1.852, -0.4878, -1.107, -0.7394, -1.226, -1.206, -2.038, -0.3015, -0.8122, -1.068, -2.059, -1.175, 0.1228, -1.347, -0.8475, -0.6836, -1.058, -0.902, -1.113, -1.361, -1.362, 1.584, -1.515, -1.733, -0.7993, -1.362, -1.122, -1.094, -0.9842, -1.33, -1.602, -1.568, 1.74, -1.091, -1.859], "xaxis": "x", "y": [6.314, 6.174, 6.704, 5.545, 5.804, 6.024, 5.714, 5.987, 5.725, 6.032, 6.041, 6.003, 5.999, 5.854, 6.579, 6.937, 7.073, 6.803, 6.093, 5.96, 7.027, 6.732, 7.971, 6.286, 6.83, 9.454, 5.311, 6.547, 5.597, 6.607, 5.427, 6.604, 7.081, 5.494, 6.105, 8.093, 6.254, 6.118, 6.359, 7.081, 6.54, 6.222, 5.571, 6.247, 6.731, 6.378, 5.336, 6.911, 6.177, 6.849, 6.66, 7.474, 6.327, 6.362, 6.636, 6.705, 6.387, 8.302, 6.454, 6.873, 9.433, 7.345, 7.5, 6.642, 5.56, 5.845, 6.458, 6.063, 8.235, 6.653, 6.205, 6.252, 6.638, 5.844, 7.534, 6.198, 6.171, 6.55, 5.831, 7.192, 8.436, 6.086, 7.109, 6.552, 6.351, 6.306, 5.452, 8.358, 5.949, 7.452, 5.804, 8.562, 6.14, 7.018, 6.102, 5.651, 5.623, 5.523, 6.375, 6.301], "yaxis": "y"}], "layout": {"height": 600, "legend": {"title": {"text": "category"}, "tracegroupgap": 0}, "margin": {"t": 60}, "width": 800, "xaxis": {"anchor": "y", "domain": [0, 1], "title": {"text": "x"}}, "yaxis": {"anchor": "x", "domain": [0, 1], "title": {"text": "y"}}}}
